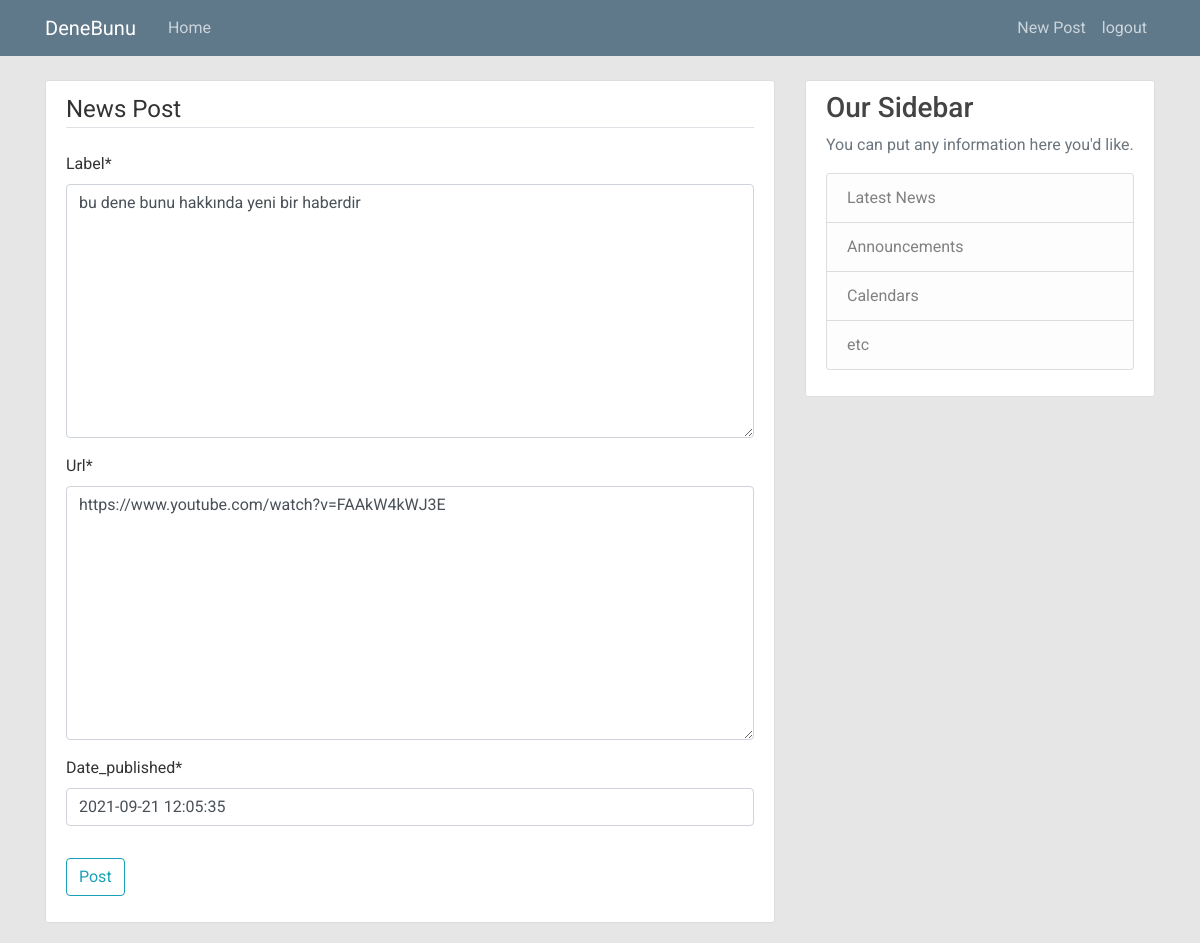
/news/2/update (signed in), run on an earlier commit of the app's database.
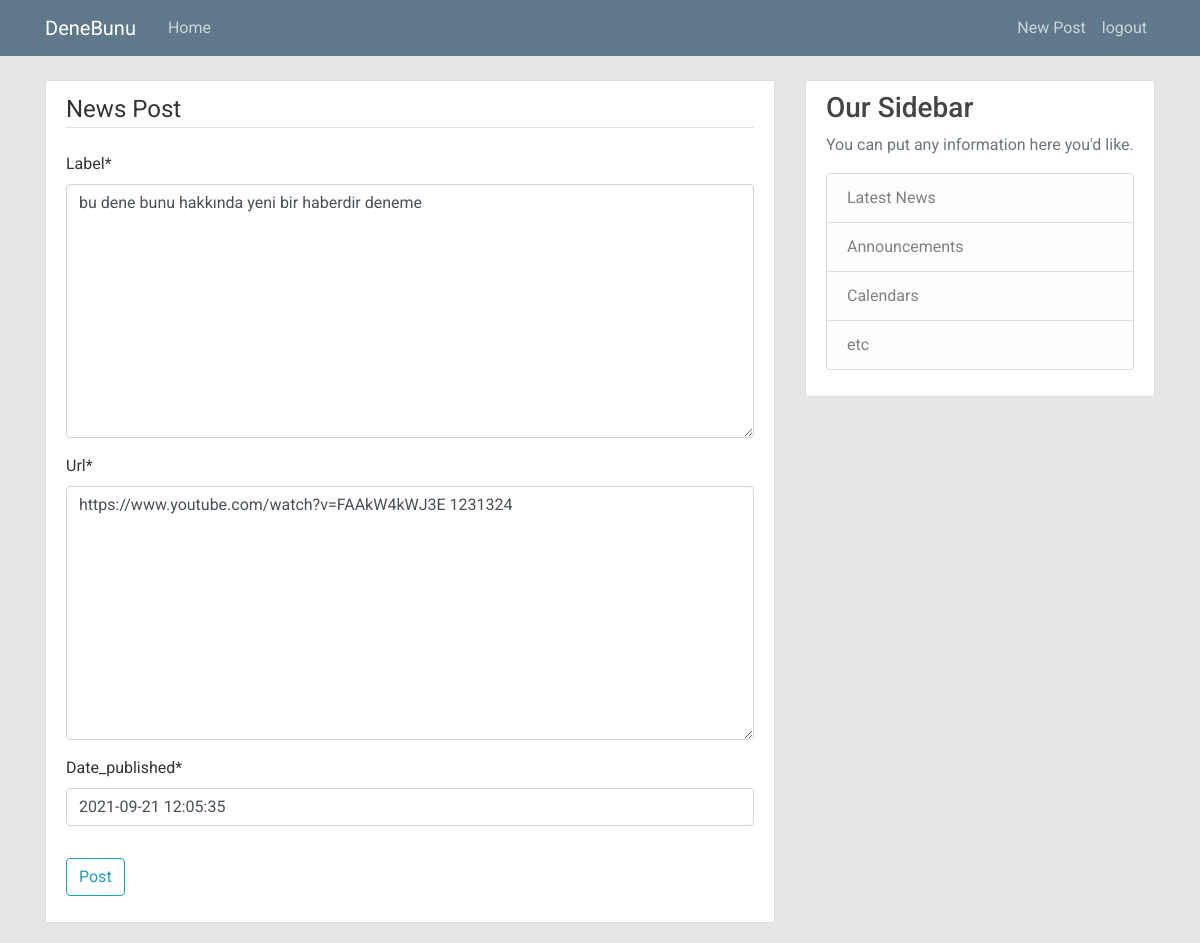
And on a later commit of the database.
### admin_panel/models.py (models this page shows, shortened)
class PressContent(models.Model):
    label = models.TextField('label',max_length=50)
    url = models.TextField('url')
    date = models.DateTimeField('date_published',default=timezone.now)
    created = models.DateTimeField('date_created',default = timezone.now)
    modified = models.DateTimeField('date_updated', auto_now=True)

### admin_panel/views.py (the view)
# urls.py: path('news/<int:pk>/update',PressContentUpdateView.as_view(),name='news-update'),
class PressContentUpdateView(LoginRequiredMixin, UserPassesTestMixin, UpdateView):
    model = PressContent
    fields = ['label','url','date']
    def test_func(self):
        post = self.get_object()
        return True

### admin_panel/templates/admin_panel/presscontent_form.html (shortened to what this page needs)
{% extends "admin_panel/base.html" %}
{% load crispy_forms_tags %}
{% block content %}
    <div class="content-section">
        <form method="POST">
            <fieldset class="form-group">
                <legend class="border-bottom mb-4">News Post</legend>
                {{ form | crispy }}
            </fieldset>
            <div class="form-group">
                <button class="btn btn-outline-info" type="submit">Post</button>
            </div>
        </form>
    </div>
{% endblock content %}

What changed in the data, as far as the page shows it:
changed PressContent: label "bu dene bunu hakkında yeni bir haberdir" → "bu dene bunu hakkında yeni bir haberdir deneme"; url "https://www.youtube.com/watch?v=FAAkW4kWJ3E" → "https://www.youtube.com/watch?v=FAAkW4kWJ3E 1231324"
